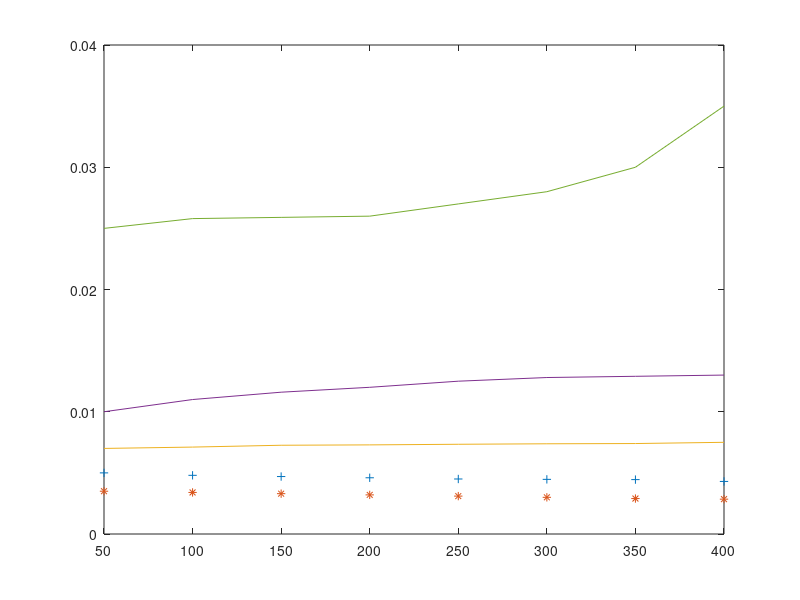

This figure's MATLAB source:
x=[50 100 150 200 250 300 350 400];
y1=[.005 .0048 .0047 .0046 .0045 .00447 .00445 .0043];
y2=[.0035 .0034 .0033 .0032 .0031 .003 .0029 .00285];
y3=[.007 .00711 .00726 .00729 .00734 .00738 .0074 .0075];
y4=[.01 .011 .0116 .012 .0125 .0128 .0129 .013];
y5=[.025 .0258 .0259 .026 .027 .028 .03 .035];
 plot(x,y1,'+',x,y2,'*',x,y3,x,y4,x,y5);